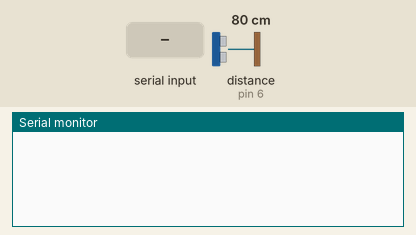
This sketch was run on a simulated Arduino Uno, built with avr-gcc and run on an emulated ATmega328P. On the bench: the last lines printed to the serial monitor. The test bench sets the inputs (shaded band); at power-on: distance to the obstacle (sensor on pin 6) 80 cm. The echo pulse lasts 58.3 µs per cm.

Above: at 1.2 s.
1.3 s: "90,45\n" received over Serial
At 2.1 s:
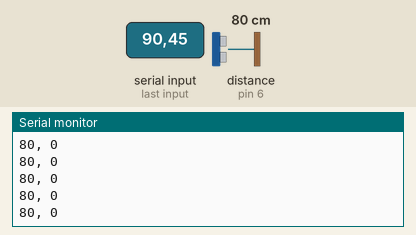
3.2 s: distance to the obstacle (sensor on pin 6) set to 2 cm
At 3.9 s:
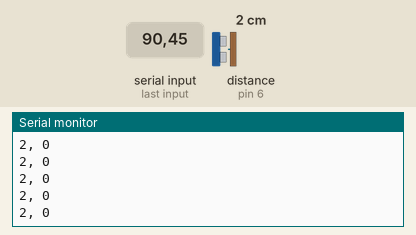
4.7 s: distance to the obstacle (sensor on pin 6) set to 18 cm
At 5.7 s:
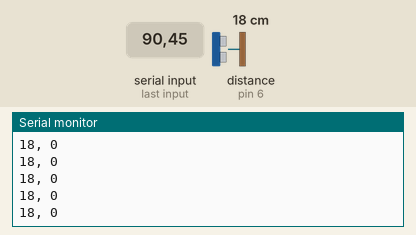
Timing chart, 0 to 7.7 s (numbered marks = the images above; inputs shaded):
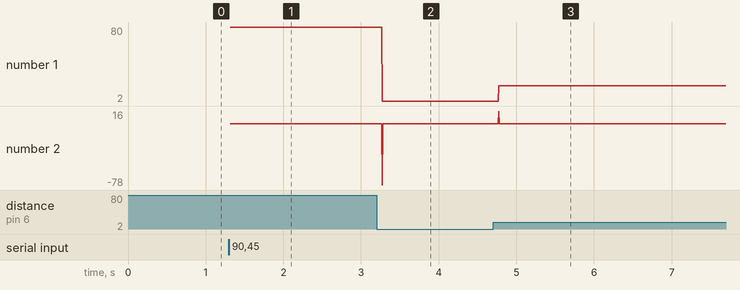

The sketch:

US_sweep.ino
```cpp
const int trigPin = 7; // Trigger Pin of Ultrasonic Sensor
const int echoPin = 6; // Echo Pin of Ultrasonic Sensor

const int LED = 13;

void setup() {
   Serial.begin(9600); // Starting Serial Terminal
pinMode(trigPin, OUTPUT);
   pinMode(echoPin, INPUT);
}

long US() {

  long duration, result;

   digitalWrite(trigPin, LOW);
   delayMicroseconds(2);
   digitalWrite(trigPin, HIGH);
   delayMicroseconds(10);
   digitalWrite(trigPin, LOW);
   duration = pulseIn(echoPin, HIGH, 6000);
   if (duration == 0){result=0;}
   else {result =duration / 29 / 2;}
   return result;
}

void loop() {
  while(Serial.parseInt() == 0){digitalWrite(LED, LOW);}
   digitalWrite(LED, HIGH);
   long last = US();
   long value = last;
   while(true) {

     value = US();
     Serial.print(value);
     Serial.print(", ");
     Serial.println(value - last);
     last = value;
     // delay(50);
   }
}
```

Measured:
- after the input at 1.3 s, the serial monitor: prints a new line at once (image 1)
- after the input at 3.2 s, the serial monitor: prints a new line after 0.07 s (image 2)
- after the input at 4.7 s, the serial monitor: prints a new line after 0.07 s (image 3)
- plotted number 1: 80 → 2 after the input at 3.2 s, 2 → 18 after the input at 4.7 s
